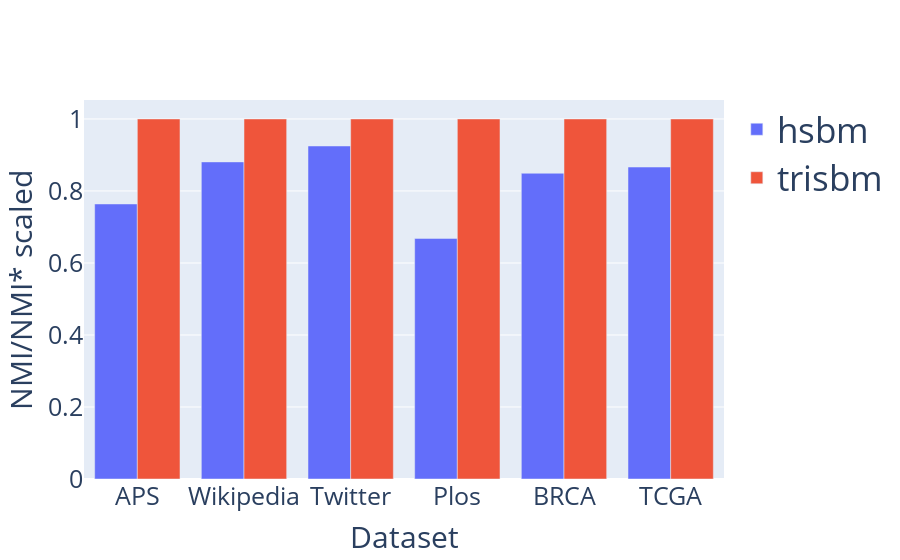

Here is the notebook cell this chart was saved with:
### Code cell
fig = go.Figure()

sbmtm_scores = np.array([max(all_scores[experiment]["hsbm"]["norm_V"]) for experiment in all_scores.keys()])
trisbm_scores = np.array([max(all_scores[experiment]["trisbm"]["norm_V"]) for experiment in all_scores.keys()])

fig.add_traces([
    go.Bar(y=sbmtm_scores/trisbm_scores, name="hsbm"),
    go.Bar(y=trisbm_scores/trisbm_scores, name = "trisbm")
])

titlefont = {
    "size": 30 
}

tickfont = {
    "size":25
}

layout = {
    "title":"",
    "xaxis":{
        "title": "Dataset",
        "tickmode": "array",
        "tickvals": list(range(len(experiments))),
        "ticktext": experiments,
        "titlefont": titlefont,
        "tickfont": tickfont
    },
    "yaxis":{
        "title": "NMI/NMI* scaled",
        "titlefont": titlefont,
        "tickfont": tickfont,
    },
    "legend":{
        "font_size":35
    }
}

fig.update_layout(layout)
fig.show()
fig.write_image("NMIscaled_comparison.pdf", engine="kaleido")

### Figure 1 — Plotly figure (JSON) as saved in the notebook; plotly's stock layout.template omitted (floating-point values rounded to 4 significant figures)
{"data": [{"name": "hsbm", "type": "bar", "y": [0.7639, 0.8807, 0.9249, 0.6682, 0.8492, 0.8664]}, {"name": "trisbm", "type": "bar", "y": [1, 1, 1, 1, 1, 1]}], "layout": {"autosize": true, "legend": {"font": {"size": 35}}, "title": {"text": ""}, "xaxis": {"autorange": true, "range": [-0.5, 5.5], "tickfont": {"size": 25}, "tickmode": "array", "ticktext": ["APS", "Wikipedia", "Twitter", "Plos", "BRCA", "TCGA"], "tickvals": [0, 1, 2, 3, 4, 5], "title": {"font": {"size": 30}, "text": "Dataset"}}, "yaxis": {"autorange": true, "range": [0, 1.053], "tickfont": {"size": 25}, "title": {"font": {"size": 30}, "text": "NMI/NMI* scaled"}, "type": "linear"}}}
